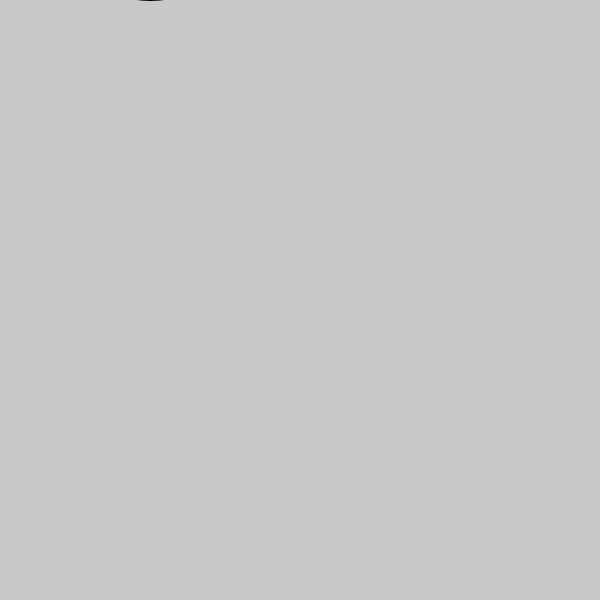
Frame 1 (no input)
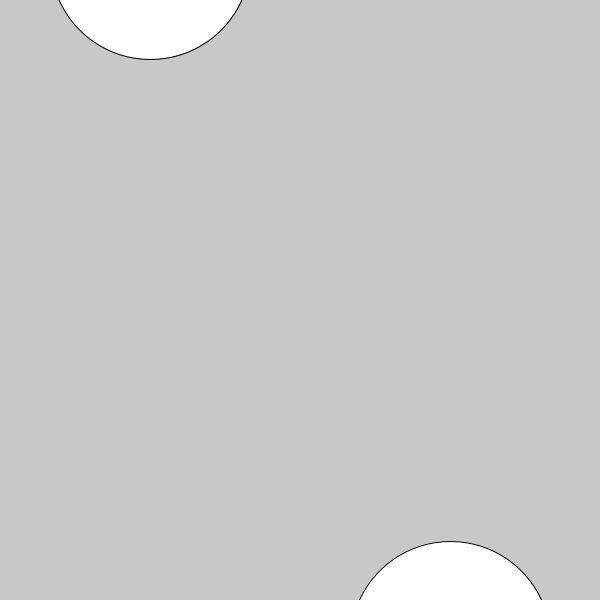
Frame 60 (the mouse pressed at the canvas centre just before this capture)
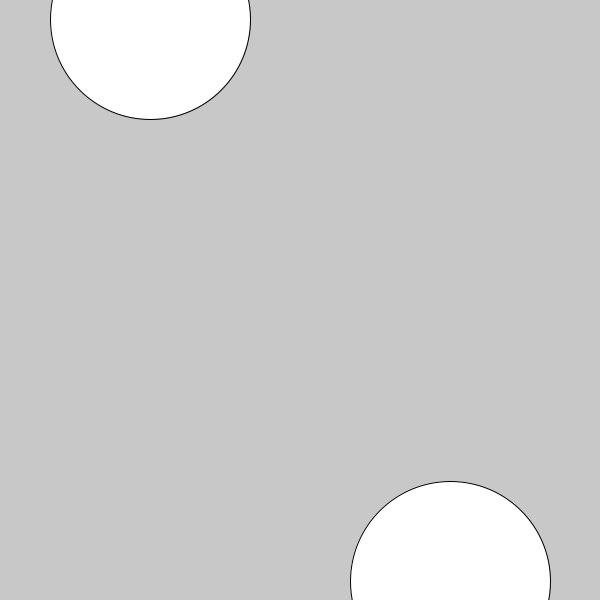
Frame 120 (the mouse held since frame 60 and released just before this capture)

The Processing sketch that drew these frames (run headless with seeded random() and noise(); from frame 60 on, the mouse is pressed at the canvas centre):

// Processing sketch: Two_circles
// ── Two_circles.pde
int y1, y2; // define new varaibb;e

void setup() {
  size(600, 600);
  y1 = -100;
  y2 = 700;
}

void draw() {
  background(200);
  ellipse(150, y1, 200, 200);
  ellipse(450, y2, 200, 200);
  y1 = y1 + 1;
  y2 = y2 - 1;
  if ((y1 > 700) && (y2 < -100)){
    y1= -100;
    y2 = 700;
  }
}
